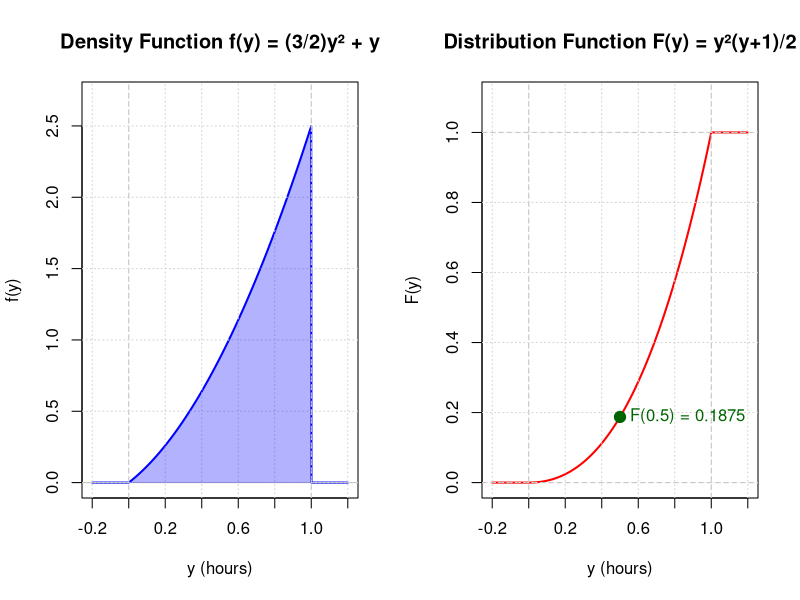

Write the R code that produced this figure.
# Exercise 4.17(c)
png("exercise_4_17c.png", width=1200, height=600, res=120)

par(mfrow=c(1,2))

# Density function f(y) = 3/2 * y^2 + y
y <- seq(-0.2, 1.2, length.out=1000)
f_y <- ifelse(y >= 0 & y <= 1, 1.5*y^2 + y, 0)

plot(y, f_y, type="l", lwd=2, col="blue",
     xlab="y (hours)", ylab="f(y)",
     main="Density Function f(y) = (3/2)y² + y",
     ylim=c(0, 2.7))
abline(h=0, col="gray")
abline(v=c(0, 1), col="gray", lty=2)
grid()

# Shade the area under the curve
y_shade <- seq(0, 1, length.out=100)
f_shade <- 1.5*y_shade^2 + y_shade
polygon(c(0, y_shade, 1), c(0, f_shade, 0), 
        col=rgb(0, 0, 1, 0.3), border=NA)

# Distribution function F(y) = y^2(y+1)/2
F_y <- ifelse(y < 0, 0, 
              ifelse(y <= 1, y^2*(y+1)/2, 1))

plot(y, F_y, type="l", lwd=2, col="red",
     xlab="y (hours)", ylab="F(y)",
     main="Distribution Function F(y) = y²(y+1)/2",
     ylim=c(0, 1.1))
abline(h=c(0, 1), col="gray", lty=2)
abline(v=c(0, 1), col="gray", lty=2)
grid()

# Mark F(0.5)
points(0.5, 0.5^2*(0.5+1)/2, pch=19, col="darkgreen", cex=1.5)
text(0.5, 0.5^2*(0.5+1)/2, "F(0.5) = 0.1875", pos=4, col="darkgreen")

dev.off()
